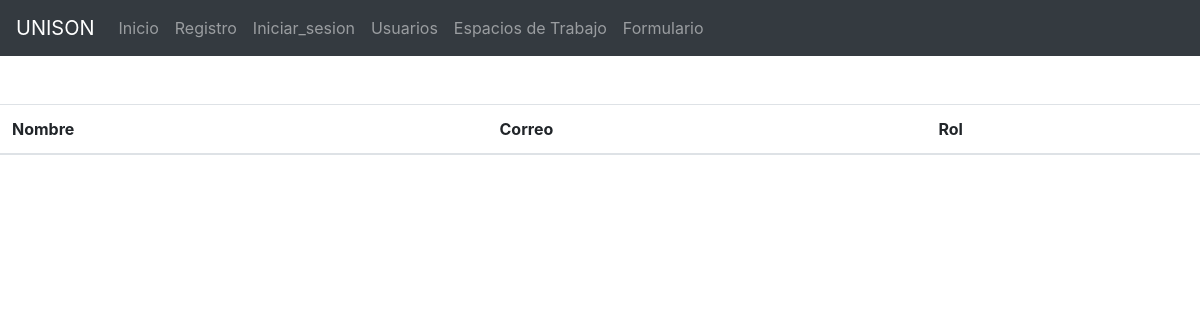
The app's page /usuarios/, older data.
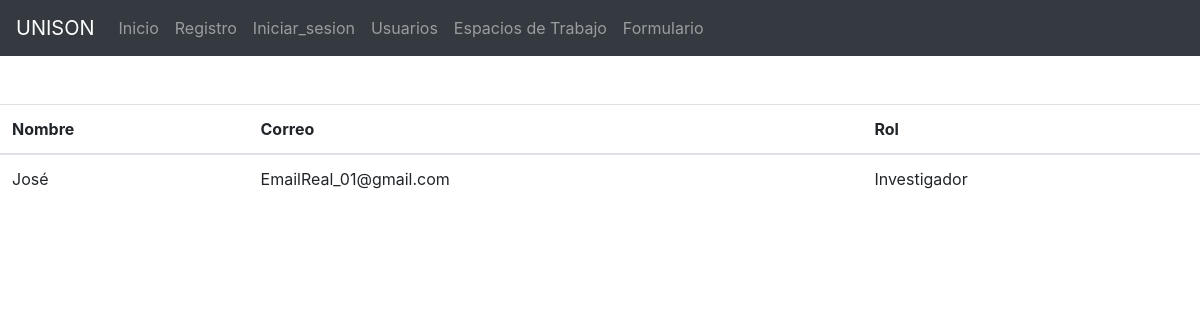
The same page, newer data.
### usuarios/models.py (models this page shows, shortened)
class Usuario(models.Model):
    ROLES = (
        ('Comisión', 'comision'),
        ('Investigador', 'investigador'),
        ('Estudiante investigador', 'estudiante_investigador')
    )
    nombre = models.CharField(max_length=50, null=True)
    email = models.CharField(max_length=50, null=True)
    password = models.CharField(max_length=50, null=True)
    rol = models.CharField(max_length=50, null=True, choices=ROLES)

### usuarios/views.py (the view)
# urls.py: path('usuarios/', views.usuarios_data, name='usuarios'),
def usuarios_data(request):
    users = Usuario.objects.all()
    context = {'users': users}
    return render(request, 'usuarios/usuarios_data.html', context)

### usuarios/templates/usuarios/usuarios_data.html (shortened to what this page needs)
{% extends 'usuarios/main.html' %}
{% block content %}
<table class="table table-borderless-md-center">
      <thead>
        <tr>
          <th scope="col">Nombre</th>
          <th scope="col">Correo</th>
          <th scope="col">Rol</th>
        </tr>
      </thead>
      <tbody>
        {% for user in users %}
        <tr>
            <td>{{user.nombre}}</td>
            <td>{{user.email}}</td>
            <td>{{user.rol}}</td>
        </tr>
        {% endfor %}
      </tbody>
    </table>
{% endblock %}

Row changes from the older to the newer data that the page shows:
added Usuario: nombre "José", email "EmailReal_01@gmail.com", rol "Investigador"
